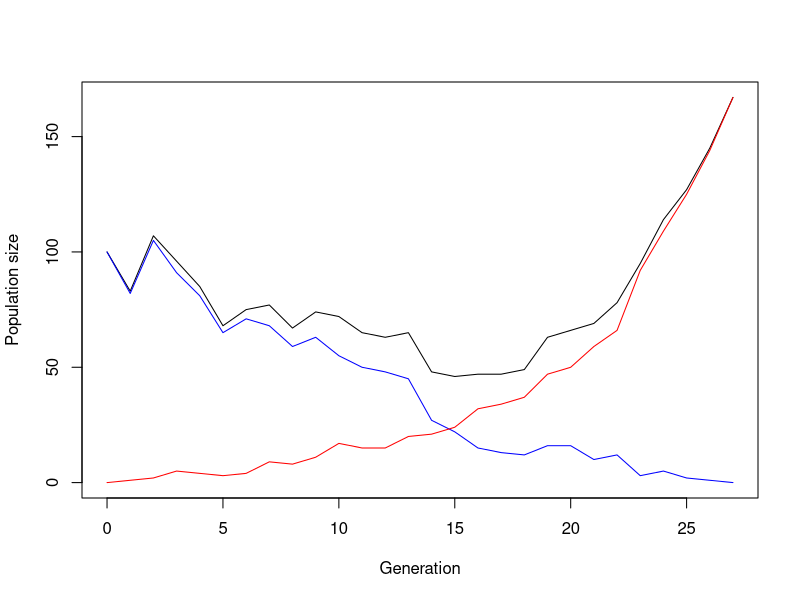

Write R code to recreate this figure. (Note: this script raises an error after producing the figure.)
## ---- chunk 1
simulate_one_gen <- function(N_a, N_A, decay_rate, sel_coeff, mut_rate) {
  # draw offspring according to Poisson distribution
  offsp_a <- rpois(1, N_a * (1-decay_rate))
  offsp_A <- rpois(1, N_A * (1-decay_rate+sel_coeff))
  # draw new mutants according to Poisson distribution
  mut_a_to_A <- rpois(1, offsp_a * mut_rate)
  
  # determine new population sizes of wild type and mutant
  N_a_new <- max(offsp_a - mut_a_to_A, 0)
  N_A_new <-  offsp_A + mut_a_to_A
  
  return(c(N_a_new, N_A_new))
}
# Test the function
print(simulate_one_gen(100,0,0.1,0.2,0.01))
## ---- chunk 2
simulate_pop <- function(N_init_a, N_init_A, decay_rate, sel_coeff, mut_rate, t_max) {
  # Create the vector in which to save the results
  pop_vector <- c(N_init_a, N_init_A)
  # initiate the variables
  pop_new <- c(N_init_a, N_init_A)
  
  # run the simulation until generation t_max
  for (i in 1:t_max+1) {
    # redefine the current population one generation later
    pop_new <- simulate_one_gen(pop_new[1],pop_new[2], decay_rate, sel_coeff, mut_rate)
    # add the new population sizes to the output vector
    pop_vector <- rbind(pop_vector,pop_new)
    # condition to stop the simulation before t_max: either the population exceeds 1.5 times the original population size, or it goes extinct
    if (pop_new[1]+pop_new[2]>=1.5*(N_init_a+ N_init_A) | pop_new[1]+pop_new[2]==0) break
  }
  
  # define the row and column names of the output vector
  rownames(pop_vector) <- (0:t_max)[1:length(pop_vector[,1])] # note that the vector has to be cut if the simulation stopped early
  colnames(pop_vector) <- c("a","A")
  # return the result
  return(pop_vector)	
}
# Test the function and plot the result
# set t_max to a value to be used througout
max_gen <- 1000
# create your simulation data
output <- simulate_pop(100,0,0.1,0.2,0.01,max_gen)
# show the last few lines of the data table
print(tail(output))
# plot the output - note that the plot range and the x axis have to be adjusted based on the length of the table
# determine x axis range 
x_range <- 0:(length(output[,1])-1)
# this plots the total population size
plot(x_range,output[,1]+output[,2],type='l',ylim=c(0,max(output[,1]+output[,2])),xlab = "Generation",ylab = "Population size")
# add number of wild type individuals
lines(x_range,output[,1], col="blue")
# add number of mutant individuals
lines(x_range,output[,2], col="red")
## ---- chunk 3
# set some parameters to fixed values
init_a <- 100
init_A <- 0
m_rate <- 0.001
max_gen <- 1000
# determine how often to run the simulation for each set of parameters
no_replicates <- 100

# set parameters to vary
s_values <- c(0.2,0.3,0.4)
r_values <- c(0.05,0.1,0.15)

# initialize data table - where to collect the results
data_table <- c()
# run the simulation across all chosen parameters
# loop over decay rates
for(rval in r_values){
  # loop over selection coefficients
  for(sval in s_values){
    # different way of running many simulations: make replicates using "repeat" function with a counter i
    # reset counter
    i<-1
    repeat {
      # increase counter by one
      i<-i+1
      # run the simulation once
      one_run <- simulate_pop(init_a,init_A,rval,sval,m_rate,max_gen)
      # determine total population sizes
      total_size <- one_run[,1]+one_run[,2]
      # determine minimum population size
      min_size <- min(total_size)
      # determine (first) generation at which this population size occurred
      min_gen <- as.numeric(which(total_size==min_size)[1])
      # enter the data into the table
      data_table <- rbind(data_table,c(rval,sval,min_gen,min_size)) # note that we add the varying parameters (decay rate and selection coefficient) to the table too
      # stop the repeated computation after no_replicates times
      if(i>no_replicates) break
    }
  }
}
# define column names of data table
colnames(data_table) <- c("r","s","min_gen","no_min")
# show the first lines of the output
print(head(data_table))
## ---- chunk 4
### variables and parameters for diploid population
#Variables:
#N_RR_new = Number of RR individuals (>=0)
#N_Rr_new = Number of Rr individuals (>=0)
#N_rr_new = Number of rr individuals (>=0)
#number of generations

#Parameters:
#N_RR = initial number of RR individuals(>=0)
#N_Rr = initial number of Rr individuals(>=0)
#N_rr = initial number of rr individuals(>=0)
#decay_rate = power of herbicide application to kill individuals (>0 to have potential extinction)
#sel_coeffs = selective advantage of the genotypes over others. (has to be between 0 and 1) for 0.01 = low fitness, 0,2 = intermediate fitness,  0.5 = high fitness (should be bigger than decay rate for evolutionary rescue likelyness)
#mut_rate = mutation rate (>=0)

# Function to simulate random mating for diploid genotypes
mating_function <- function(N_RR_new, N_Rr_new, N_rr_new){
  #computing total new population
  total_new = N_RR_new + N_RR_new + N_rr_new
  
  freq_p = ((N_RR_new * 2) + N_Rr_new )/ (2 * total_new)
  freq_q = 1 - freq_p
  
  #hardy weinberg random mating
  freq_RR <- freq_p^2
  freq_Rr <- (2 * freq_p * freq_q)
  freq_rr <- freq_q^2
  
  #return to "expected" by multiplying freq with the pops
  offspring_total <- total_new
  
  N_RR_new <- freq_RR * total_new
  N_Rr_new <- freq_Rr * total_new
  N_rr_new <- freq_rr * total_new

  
return(c(N_RR_new, N_Rr_new, N_rr_new))
}
## ---- chunk 5
# setting the selective coeff of each genotype, order of RR Rr rr
sel_coeffs = c(0.01,0.5,0.01)

# Function to simulate one generation for diploid genotypes
simulate_one_gen_diploid <- function(N_RR, N_Rr, N_rr, decay_rate, sel_coeffs, mut_rate) {
  #set selective coeffs of different genotypes
  
  # Apply decay and selection coefficients for each genotype
  offsp_RR <- rpois(1, N_RR * (1 - decay_rate + sel_coeffs[1]))
  offsp_Rr <- rpois(1, N_Rr * (1 - decay_rate + sel_coeffs[2]))
  offsp_rr <- rpois(1, N_rr * (1 - decay_rate + sel_coeffs[3]))
  
  # Mutations between genotypes (mutations from R to r, and vice versa)
  mut_R_to_r <- rpois(1, offsp_RR * mut_rate)  # RR individuals mutate into Rr
  mut_r_to_R <- rpois(1, offsp_rr * mut_rate)  # rr individuals mutate into Rr

  # Update population sizes based on mutations and offspring survival
  N_RR_new <- max(offsp_RR - mut_R_to_r, 0)
  N_Rr_new <- max(offsp_Rr + mut_R_to_r + mut_r_to_R, 0)
  N_rr_new <- max(offsp_rr - mut_r_to_R, 0)
  
  mating_function(N_RR_new, N_Rr_new, N_rr_new)
}


#setting the numbers of the initial population
Init_RR = 100
Init_Rr = 100
Init_rr = 100

#test the function
print(simulate_one_gen_diploid(Init_RR, Init_Rr, Init_rr, 0.1, sel_coeffs, 0.01))
## ---- chunk 6
simulate_pop_diploid <- function(N_RR, N_Rr, N_rr, decay_rate, sel_coeffs, mut_rate,t_max) {
  # Create the vector in which to save the results
  pop_vector <- c(N_RR, N_Rr, N_rr)
  # initiate the variables
  pop_new <- c(N_RR, N_Rr, N_rr)
  
  # run the simulation until generation t_max
  for (i in 1:t_max+1) {
    # redefine the current population one generation later
    pop_new <- simulate_one_gen_diploid(pop_new[1],pop_new[2],pop_new[3], decay_rate, sel_coeffs, mut_rate)
    # add the new population sizes to the output vector
    pop_vector <- rbind(pop_vector,pop_new)
    # condition to stop the simulation before t_max: either the population exceeds 1.5 times the original population size, or it goes extinct
    if (pop_new[1]+pop_new[2]+pop_new[3] >= 1.5*(Init_RR + Init_Rr + Init_rr) | pop_new[1]+pop_new[2]+ pop_new[3]==0) break
  }
  
  # define the row and column names of the output vector
  rownames(pop_vector) <- (0:t_max)[1:length(pop_vector[,1])] # note that the vector has to be cut if the simulation stopped early
  colnames(pop_vector) <- c("RR","Rr","rr")
  # return the result
  return(pop_vector)	
}
# Test the function and plot the result
# set t_max to a value to be used througout
max_gen <- 100
# create your simulation data
output <- simulate_pop_diploid(N_RR = 100, N_Rr=100, N_rr=100, decay_rate=0.1, sel_coeffs=0.2, mut_rate=0.1,max_gen)
# show the last few lines of the data table
print(tail(output))
# plot the output - note that the plot range and the x axis have to be adjusted based on the length of the table
# determine x axis range 
x_range <- 0:(length(output[,1])-1)
# this plots the total population size
plot(x_range,output[,1]+output[,2]+output[,3],type='l',ylim=c(0,max(output[,1]+output[,2]+ output[,3])),xlab = "Generation",ylab = "Population size")
# add number of wild type individuals
lines(x_range,output[,1], col="blue")
# add number of mutant individuals
lines(x_range,output[,2], col="red")
lines(x_range,output[,3], col="green")
## ---- chunk 7
### variables and parameters for diploid population
#Variables:
#N_RRRR_new = Number of RRRR individuals (>=0)
#N_RRRr_new = Number of RRRr individuals (>=0)
#N_RRrr_new = Number of RRrr individuals (>=0)
#N_Rrrr_new = Number of Rrrr individuals (>=0)
#N_rrrr_new = Number of rrrr individuals (>=0)
#number of generations

#Parameters:
#N_RRRR = initial number of RRRR individuals(>=0)
#N_RRRr = initial number of RRRr individuals(>=0)
#N_RRrr = initial number of RRrr individuals(>=0)
#N_Rrrr = initial number of Rrrr individuals(>=0)
#N_rrrr = initial number of rrrr individuals(>=0)
#decay_rate = power of herbicide application to kill individuals (>0 to have potential extinction)
#sel_coeffs = selective advantage of the genotypes over others. (has to be between 0 and 1) for 0.01 = low fitness, 0,2 = intermediate fitness,  0.5 = high fitness (should be bigger than decay rate for evolutionary rescue likelyness)
#mut_rate = mutation rate (>=0)

# Function to simulate random mating for tetraploid genotypes
mating_function <- function(N_RRRR_new, N_RRRr_new, N_RRrr_new, N_Rrrr_new, N_rrrr_new, decay_rate){
  #computing total new population
  total_new <- N_RRRR_new + N_RRRr_new + N_RRrr_new + N_Rrrr_new + N_rrrr_new
  
  freq_p <- (N_RRRR_new * 4 + N_RRRr_new * 3 + N_RRrr_new * 2 + N_Rrrr_new * 1) / (4 * total_new)

  freq_q <- 1 - freq_p
  
  #hardy weinberg random mating
  freq_RRRR <- (freq_p^4)
  freq_RRRr <- (4 * freq_p^3 * freq_q)
  freq_RRrr <- (6 * freq_p^2 * freq_q^2)
  freq_Rrrr <- (4 * freq_q^3 * freq_p)
  freq_rrrr <- (freq_q^4)
  
  #return to "expected" by multiplying freq with the pops
  offspring_total <- total_new
  
  N_RRRR_new <- freq_RRRR * total_new
  N_RRRr_new <- freq_RRRr * total_new
  N_RRrr_new <- freq_RRrr * total_new
  N_Rrrr_new <- freq_Rrrr * total_new
  N_rrrr_new <- freq_rrrr * total_new

  # Apply decay and selection coefficients for each genotype draw with rpois
  offsp_RRRR <- rpois(1, N_RRRR_new * (1 - decay_rate + sel_coeffs[1]))
  offsp_RRRr <- rpois(1, N_RRRr_new * (1 - decay_rate + sel_coeffs[2]))
  offsp_RRrr <- rpois(1, N_RRrr_new * (1 - decay_rate + sel_coeffs[3]))
  offsp_Rrrr <- rpois(1, N_Rrrr_new * (1 - decay_rate + sel_coeffs[4]))
  offsp_rrrr <- rpois(1, N_rrrr_new * (1 - decay_rate + sel_coeffs[5]))
  
  # Apply decay and selection coefficients for each genotype draw with rbinom
#  offsp_RRRR <- rbinom(1, size = N_RRRR_new, prob = (1 - decay_rate + sel_coeffs[1]))
#  offsp_RRRr <- rbinom(1, size = N_RRRr_new, prob = (1 - decay_rate + sel_coeffs[2]))
#  offsp_RRrr <- rbinom(1, size = N_RRrr_new, prob = (1 - decay_rate + sel_coeffs[3]))
#  offsp_Rrrr <- rbinom(1, size = N_Rrrr_new, prob = (1 - decay_rate + sel_coeffs[4]))
#  offsp_rrrr <- rbinom(1, size = N_rrrr_new, prob = (1 - decay_rate + sel_coeffs[5]))
  
  
  
return(c(offsp_RRRR, offsp_RRRr, offsp_RRrr, offsp_Rrrr, offsp_rrrr))
}
## ---- chunk 8
# setting the selective coeff of each genotype, order of RRRR RRRr RRrr Rrrr rrrr
#sel_coeffs = c(0.01,0.5,0.8,0.5,0.01)

# Function to simulate one generation for tetraploid genotypes
simulate_one_gen_tetraploid <- function(N_RRRR, N_RRRr, N_RRrr, N_Rrrr, N_rrrr, decay_rate, sel_coeffs, mut_rate) {
  
  # Mutations between genotypes (mutations from R to r, and vice versa)
  mut_RRRR_to_RRRr <- rpois(1, N_RRRR * mut_rate)  # RRRR individuals mutate into RRRr
  mut_RRRr_to_RRRR <- rpois(1, N_RRRR * mut_rate)  # RRRr individuals mutate into RRRR
  mut_RRRr_to_RRrr <- rpois(1, N_RRRr * mut_rate)  # RRRr individuals mutate into RRrr
  mut_RRrr_to_Rrrr <- rpois(1, N_RRrr * mut_rate)  # RRrr individuals mutate into Rrrr
  mut_Rrrr_to_RRrr <- rpois(1, N_Rrrr * mut_rate)  # Rrrr individuals mutate into RRrr
  mut_rrrr_to_Rrrr <- rpois(1, N_rrrr * mut_rate)  # rrrr individuals mutate into Rrrr
  
# HERE, I am not sure which mutations should I consider, should it be like everyone can mutate to their neighbor or only some types of mutations?
  
  
  # Update population sizes based on mutations and offspring survival
  N_RRRR_new <- max(N_RRRR + mut_RRRr_to_RRRR - mut_RRRR_to_RRRr, 0)
  N_RRRr_new <- max(N_RRRr + mut_RRRR_to_RRRr - mut_RRRr_to_RRrr, 0)
  N_RRrr_new <- max(N_RRrr + mut_Rrrr_to_RRrr - mut_RRrr_to_Rrrr, 0)
  N_Rrrr_new <- max(N_Rrrr + mut_RRrr_to_Rrrr - mut_Rrrr_to_RRrr, 0)
  N_rrrr_new <- max(N_rrrr - mut_rrrr_to_Rrrr, 0)
  
  
  # call the mating function for creating offspring
  mating_function(N_RRRR_new, N_RRRr_new, N_RRrr_new, N_Rrrr_new, N_rrrr_new, decay_rate)
}


# setting the numbers of the initial population
Init_RRRR = 100
Init_RRRr = 100
Init_RRrr = 100
Init_Rrrr = 100
Init_rrrr = 100

# test the function
print(simulate_one_gen_tetraploid(Init_RRRR, Init_RRRr, Init_RRrr, Init_Rrrr, Init_rrrr, 0.01, sel_coeffs, 0.01))
## ---- chunk 9
# Function to simulate multiple generations for tetraploid genotypes
simulate_pop_tetraploid <- function(N_init_RRRR, N_init_RRRr, N_init_RRrr, N_init_Rrrr, N_init_rrrr, decay_rate, sel_coeffs, mut_rate, t_max) {
  # Create a matrix to save population results
  pop_matrix <- matrix(0, nrow = t_max + 1, ncol = 5)
  colnames(pop_matrix) <- c("RRRR", "RRRr", "RRrr", "Rrrr", "rrrr")
  pop_matrix[1,] <- c(N_init_RRRR, N_init_RRRr, N_init_RRrr, N_init_Rrrr, N_init_rrrr)
  
  # Initialize the population for the first generation
  pop_current <- c(N_init_RRRR, N_init_RRRr, N_init_RRrr, N_init_Rrrr, N_init_rrrr)
  
  # Run the simulation for t_max generations
  for (t in 1:t_max) {
    pop_next <- simulate_one_gen_tetraploid(pop_current[1], pop_current[2], pop_current[3], pop_current[4], pop_current[5], decay_rate, sel_coeffs, mut_rate)
    pop_matrix[t + 1,] <- pop_next
    pop_current <- pop_next
    
    # Early stop condition: if population drops to zero or exceeds a threshold
    if (sum(pop_next) == 0 || sum(pop_next) >= 1.5 * sum(pop_matrix[1,])) {
      break
    }
  }
  
  return(pop_matrix)
}

# Parameters
decay_rate <- 0.01
sel_coeffs <- c(0.01, 0.3, 0.5, 0.3, 0.01)
mut_rate <- 0.001
t_max <- 10

# Initial population sizes for each genotype
N_init_RRRR <- 100
N_init_RRRr <- 100
N_init_RRrr <- 100
N_init_Rrrr <- 100
N_init_rrrr <- 100

# Run the simulation and store the output
pop_result <- simulate_pop_tetraploid(N_init_RRRR, N_init_RRRr, N_init_RRrr, N_init_Rrrr, N_init_rrrr, decay_rate, sel_coeffs, mut_rate, t_max)

# Plot the results
x_range <- 0:(nrow(pop_result) - 1)
plot(x_range, rowSums(pop_result), type='l', ylim=c(0, max(rowSums(pop_result))), xlab="Generation", ylab="Population Size", col="black")
lines(x_range, pop_result[,1], col="blue", lty=1)  # RRRR
lines(x_range, pop_result[,2], col="red", lty=2)   # RRRr
lines(x_range, pop_result[,3], col="green", lty=3) # RRrr
lines(x_range, pop_result[,4], col="purple", lty=4)# Rrrr
lines(x_range, pop_result[,5], col="orange", lty=5)# rrrr

legend("topright", legend=c("RRRR", "RRRr", "RRrr", "Rrrr", "rrrr"), col=c("blue", "red", "green", "purple", "orange"), lty=1:5)
